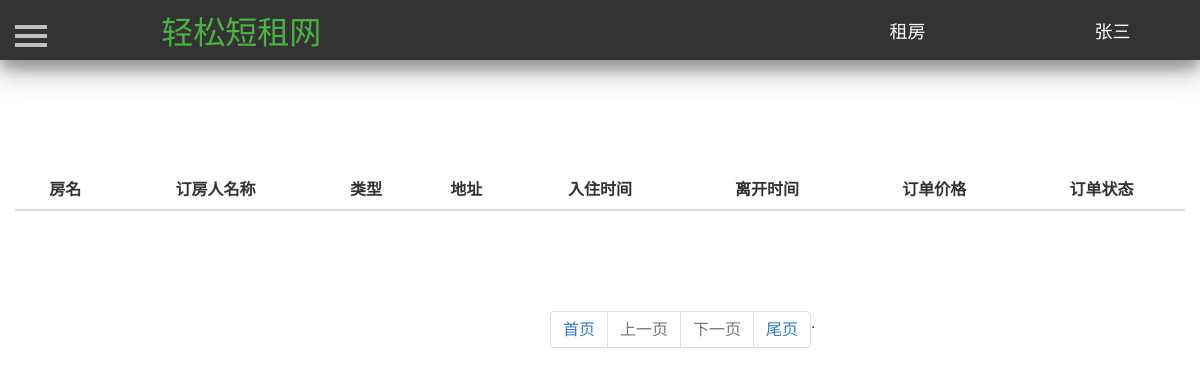
The page /operating/ (signed in) on the database as committed earlier.
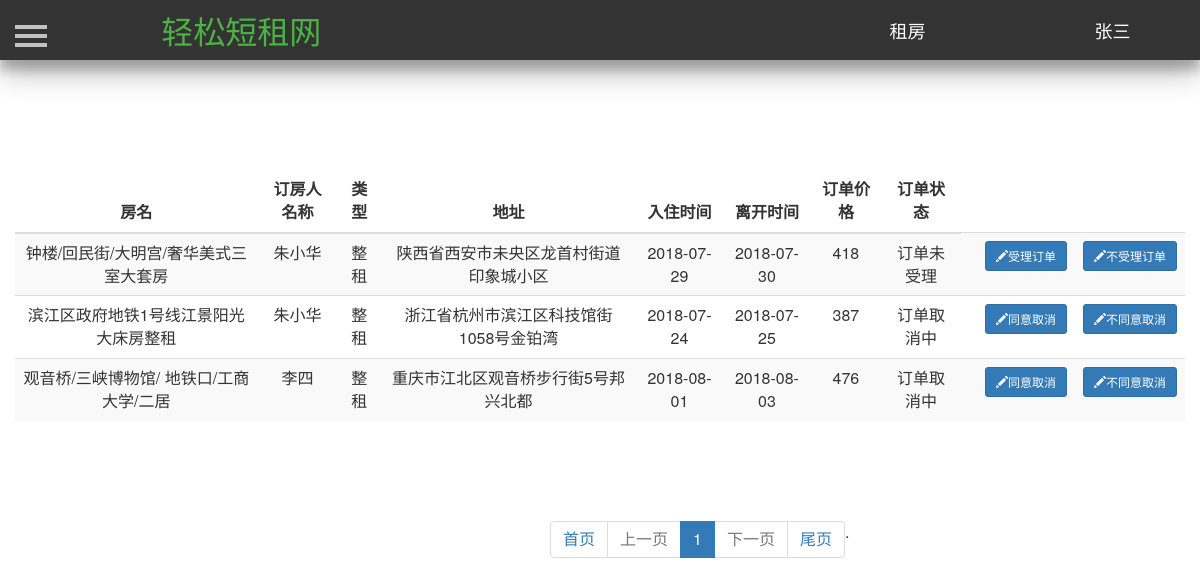
The same page on the database as committed later.
### Renting/models.py (models this page shows, shortened)
class House(db.Model):
    id = db.Column(db.Integer, primary_key=True, autoincrement=True)  # ID 房屋唯一的标识
    house_name = db.Column(db.String(25))  # 房屋名  唯一   最大25个字符
    house_type = db.Column(db.Integer)  # 房屋类型，0表示整租，1表示单间 ，2表示床位
    area = db.Column(db.Integer)  # 房屋面积
    people = db.Column(db.Integer)  # 可住人数
    bedroom = db.Column(db.Integer)  # 卧房数
    toilet = db.Column(db.Integer)  # 卫生间数
    kitchen = db.Column(db.Integer)  # 是否有厨房
    bed = db.Column(db.Integer)  # 床位数
    bed_type = db.Column(db.Integer)  # 床型 0表示单人床  1表示双人床
    price = db.Column(db.Integer)  # 租一天的价格
    description = db.Column(db.String(200))  # 房屋描述
    facility = db.Column(db.String(10))  # 房屋设施，0表示无，1表示有
    province = db.Column(db.String(10))  # 省
    city = db.Column(db.String(10))  # 市
    district = db.Column(db.String(10))  # 地区
    address = db.Column(db.String(100))  # 具体地址
    username = db.Column(db.String(10), db.ForeignKey('user.username'))  # 房屋主人的名字，外键
    status = db.Column(db.Integer)  # 房屋状态，0表示未审核，1表示通过,2表示未通过
    url_one = db.Column(db.String(100))  # 房屋图片
    url_two = db.Column(db.String(100))  # 房屋图片
    url_three = db.Column(db.String(100))  # 房屋图片
    url_four = db.Column(db.String(100))  # 房屋图片
    url_five = db.Column(db.String(100))  # 房屋图片

class Order(db.Model):
    id = db.Column(db.Integer, primary_key=True, autoincrement=True)  # 订单唯一的ID
    house_id = db.Column(db.Integer, db.ForeignKey('house.id'))  # 房屋ID 作为外键
    seller = db.Column(db.String(10), db.ForeignKey('user.username'))  # 房屋的卖家  作为外键
    renter = db.Column(db.String(10), db.ForeignKey('user.username'))  # 房屋租户  作为外键
    start_time = db.Column(db.Date)  # 订单开始时间
    end_time = db.Column(db.Date)  # 订单结束时间
    total_price = db.Column(db.Integer)  # 订单的价格
    status = db.Column(db.Integer)  # 订单状态 0表示订单已取消  1表示订单未受理  2表示订单受理  3表示订单正在取消

### Renting/views.py (the view)
@app.route('/operating/', methods={'post', 'get'})
def operating():
    username = current_user.username
    result_seller = []
    seller_list = Order.query.filter_by(seller=username, status=1).all()
    seller_list_two = Order.query.filter_by(seller=username, status=3).all()
    for item in seller_list:
        one = {}
        one_house = House.query.filter_by(id=item.house_id).first()
        one['order'] = item
        one['house'] = one_house
        result_seller.append(one)
    for item in seller_list_two:
        one = {}
        one_house = House.query.filter_by(id=item.house_id).first()
        one['order'] = item
        one['house'] = one_house
        result_seller.append(one)
    pager_obj = Pagination(request.args.get("page", 1), len(result_seller), request.path, request.args, per_page_count=7)
    seller_list = result_seller[pager_obj.start:pager_obj.end]
    html = pager_obj.page_html()
    return render_template('operating.html', result_seller=seller_list, html=html)

### Renting/models.py (called while the page is built)
@login_manager.user_loader
def load_user(userid):
    return User.query.get(userid)

### Renting/page_utils.py (called while the page is built)
    @property
    def start(self):
        return (self.current_page - 1) * self.per_page_count

    @property
    def end(self):
        return self.current_page * self.per_page_count

### Renting/templates/operating.html (shortened to what the changed rows need)
<!DOCTYPE html>
<html lang="en">
	<head>
        <link href="https://cdn.bootcss.com/bootstrap/3.3.7/css/bootstrap.min.css" rel="stylesheet">
        <link href="/static/css/navigation.css" rel="stylesheet">
        <link href="/static/css/profile.css" rel="stylesheet">
         <link href="/static/css/sidebar.css" rel="stylesheet">
        <link type="text/css" href="/static/css/dialog.css"  rel="stylesheet"/>
	</head>
	<body>
       <div id="wrapper" style="margin-top=25px">
            <div id="page-content-wrapper">
                <div class="container">
                    <div class="row">
                        <table class="table table-striped" style="margin-top:100px;text-align:center">
                            <thead>
                                <tr>
                                    <th style="text-align:center">房名</th>
                                    <th style="text-align:center">订房人名称</th>
                                    <th style="text-align:center">类型</th>
                                    <th style="text-align:center">地址</th>
                                    <th style="text-align:center">入住时间</th>
                                    <th style="text-align:center">离开时间</th>
                                    <th style="text-align:center">订单价格</th>
                                    <th style="text-align:center">订单状态</th>
                                </tr>
                            </thead>
                            <tbody>
                            {% for item in result_seller: %}
                                <tr>
                                    <td>{{item['house'].house_name}}</td>
                                    <td>{{item['order'].renter}}</td>
                                    {% if item['house'].house_type==0 %}
                                    <td>整租</td>
                                    {% elif item['house'].house_type==1 %}
                                    <td>单间</td>
                                    {% else %}
                                    <td>床位</td>
                                    {% endif %}
                                    <td>
                                        {{item['house'].address}}
                                    </td>
                                    <td>{{item['order'].start_time}}</td>
                                    <td>{{item['order'].end_time}}</td>
                                    <td>{{item['order'].total_price}}</td>
                                    {% if item['order'].status == 0%}
                                    <td>订单已取消<td>
                                    {% elif item['order'].status == 1 %}
                                    <td>订单未受理<td>
                                    {% elif item['order'].status == 2 %}
                                    <td>订单受理<td>
                                    {% elif item['order'].status == 3 %}
                                    <td>订单取消中<td>
                                    {% endif %}
                                    {% if item['order'].status ==1 %}
                                    <td>
                                        <a href="/accept_order/{{item['order'].id}}/" style="color:#000">
                                            <button type="button" class="btn btn-primary btn-sm" >
                                                <span class="glyphicon glyphicon-pencil">
                                                </span>受理订单
                                            </button>
                                        </a>
                                    </td>
                                    <td>
                                        <a href="/refuse_order/{{item['order'].id}}/" style="color:#000">
                                            <button type="button" class="btn btn-primary btn-sm">
                                                <span class="glyphicon glyphicon-pencil">
                                                </span>不受理订单
                                            </button>
                                        </a>
                                    </td>
                                    {% elif  item['order'].status ==3 %}
                                    <td>
                                        <a href="/accept_cancel/{{item['order'].id}}/" style="color:#000">
                                            <button type="button" class="btn btn-primary btn-sm" onclick="/accept_cancel/{{item['order'].id}}/">
                                                <span class="glyphicon glyphicon-pencil">
                                                </span>同意取消
                                            </button>
                                        </a>
                                    </td>
                                    <td>
                                        <a href="/refuse_cancel/{{item['order'].id}}/" style="color:#000">
                                            <button type="button" class="btn btn-primary btn-sm" onclick="/refuse_cancel/{{item['order'].id}}/">
                                                <span class="glyphicon glyphicon-pencil">
                                                </span>不同意取消
                                            </button>
                                        </a>
                                    </td>
                                    {% endif %}
                                </tr>
                            {% endfor %}
                            </tbody>
                        </table>
                    </div>
                </div>
            </div>
        </div>
        <div style="margin-top:60px">
            <ul class="pagination" id="mypage" style="margin-left:550px;">
					{{ html| safe }}
            </ul>
        </div>
    </body>
</html>

Rows that differ between the two databases and show on the page:
added House: house.house_name "钟楼/回民街/大明宫/奢华美式三室大套房", house.address "陕西省西安市未央区龙首村街道印象城小区"
added Order: order.renter "朱小华", order.start_time "2018-07-29", order.end_time "2018-07-30", order.total_price "418", status 1 (drawn)
now on this page (row unchanged): House: house.house_name "滨江区政府地铁1号线江景阳光大床房整租", house.address "浙江省杭州市滨江区科技馆街1058号金铂湾"
added Order: order.renter "朱小华", order.start_time "2018-07-24", order.end_time "2018-07-25", order.total_price "387", status 3 (drawn)
added House: house.house_name "观音桥/三峡博物馆/ 地铁口/工商大学/二居", house.address "重庆市江北区观音桥步行街5号邦兴北都"
added Order: order.renter "李四", order.start_time "2018-08-01", order.end_time "2018-08-03", order.total_price "476", status 3 (drawn)
Other text that changed with them:
{{ html| safe }}: "首页 上一页 下一页 . 尾页" → "首页 上一页 1 下一页 . 尾页"
new list line: "整租 订单未受理 受理订单 不受理订单"
new list line: "整租 订单取消中 同意取消 不同意取消"
